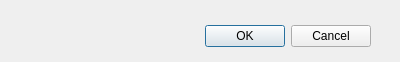
<?xml version="1.0" encoding="UTF-8"?>
<ui version="4.0">
 <class>Dialog</class>
 <widget class="QDialog" name="Dialog">
  <property name="geometry">
   <rect>
    <x>0</x>
    <y>0</y>
    <width>400</width>
    <height>62</height>
   </rect>
  </property>
  <property name="windowTitle">
   <string>Dialog</string>
  </property>
  <widget class="QDialogButtonBox" name="buttonBox">
   <property name="geometry">
    <rect>
     <x>30</x>
     <y>20</y>
     <width>341</width>
     <height>32</height>
    </rect>
   </property>
   <property name="orientation">
    <enum>Qt::Horizontal</enum>
   </property>
   <property name="standardButtons">
    <set>QDialogButtonBox::Cancel|QDialogButtonBox::Ok</set>
   </property>
  </widget>
 </widget>
 <resources/>
 <connections>
  <connection>
   <sender>buttonBox</sender>
   <signal>accepted()</signal>
   <receiver>Dialog</receiver>
   <slot>accept()</slot>
   <hints>
    <hint type="sourcelabel">
     <x>248</x>
     <y>254</y>
    </hint>
    <hint type="destinationlabel">
     <x>157</x>
     <y>274</y>
    </hint>
   </hints>
  </connection>
  <connection>
   <sender>buttonBox</sender>
   <signal>rejected()</signal>
   <receiver>Dialog</receiver>
   <slot>reject()</slot>
   <hints>
    <hint type="sourcelabel">
     <x>316</x>
     <y>260</y>
    </hint>
    <hint type="destinationlabel">
     <x>286</x>
     <y>274</y>
    </hint>
   </hints>
  </connection>
 </connections>
</ui>
